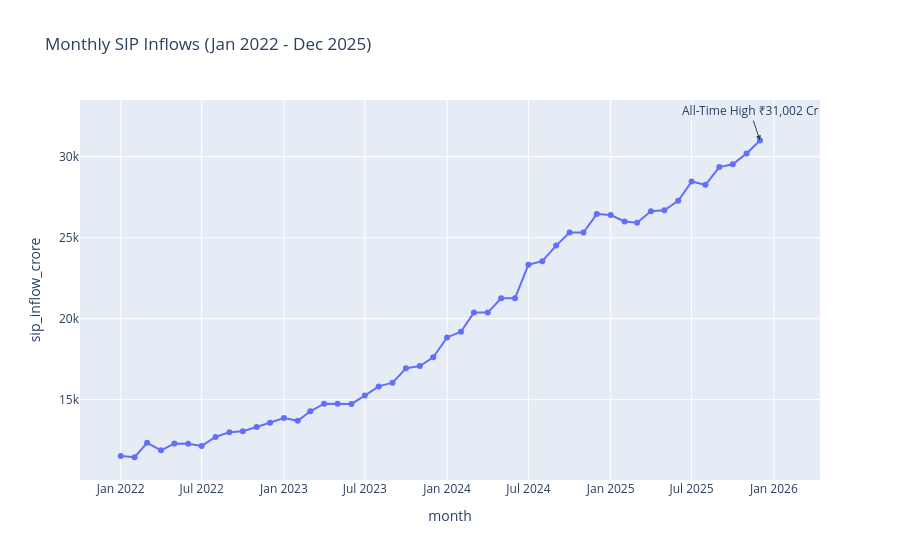

Notebook cell for this chart:
### Code cell
fig = px.line(
    sip,
    x="month",
    y="sip_inflow_crore",
    title="Monthly SIP Inflows (Jan 2022 - Dec 2025)",
    markers=True
)

fig.add_annotation(
    x=max_row["month"],
    y=max_row["sip_inflow_crore"],
    text="All-Time High ₹31,002 Cr",
    showarrow=True,
    arrowhead=2
)

fig.show()
